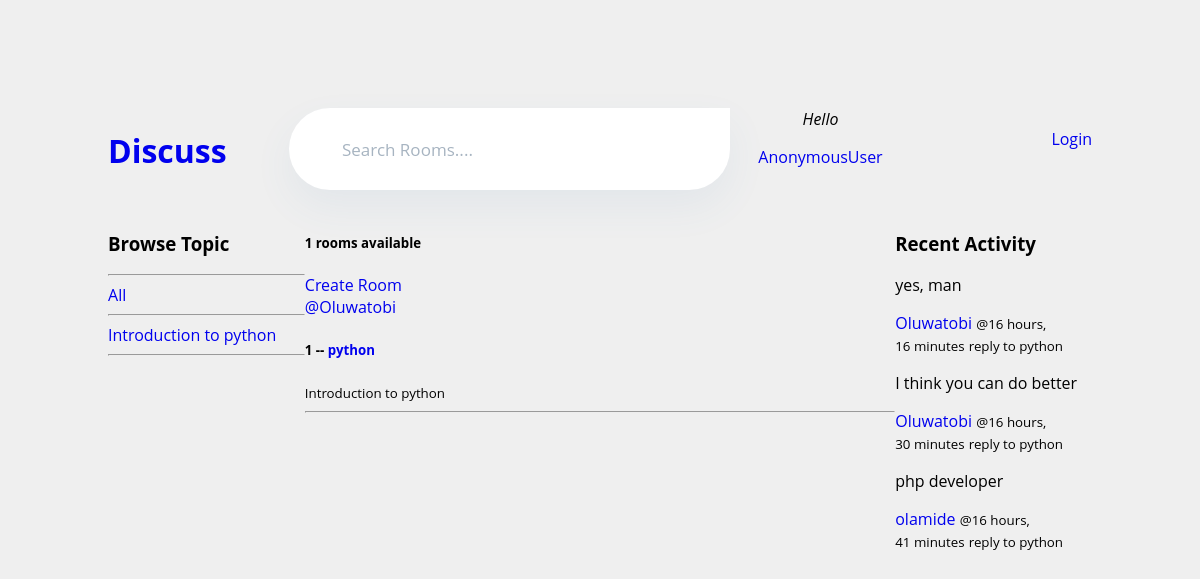
Before: / with the older database file.
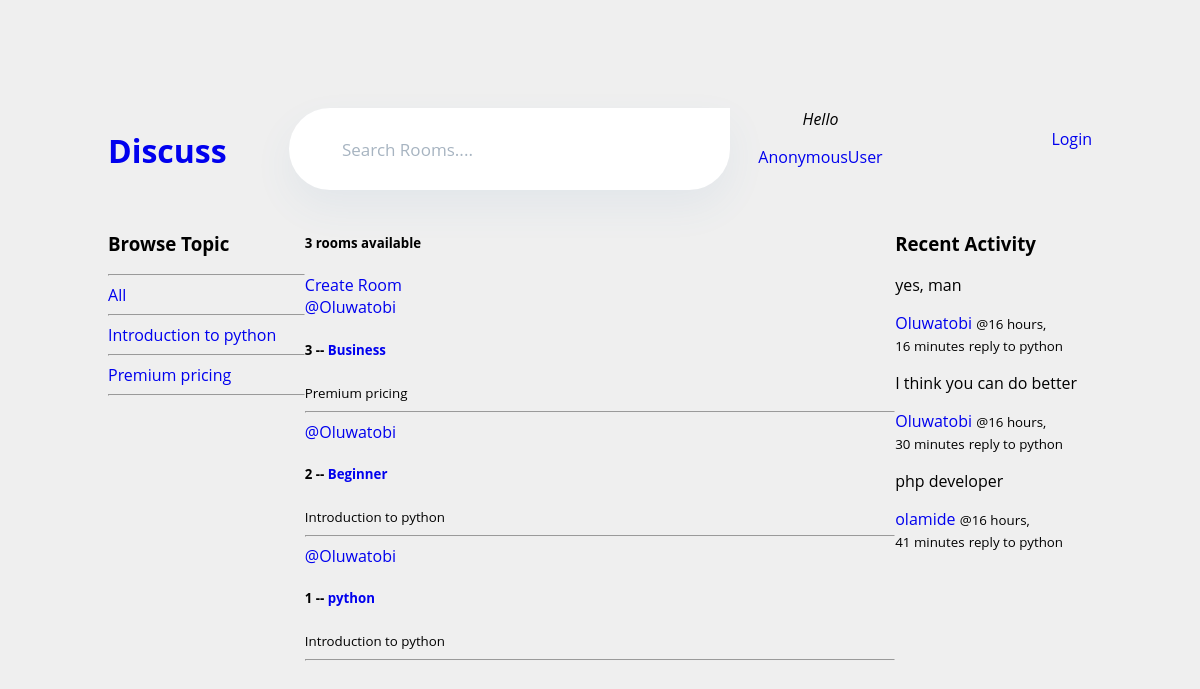
After: the same page with the newer database file.
### base/models.py (models this page shows, shortened)
class Topic(models.Model):
    name = models.CharField(max_length=200)

class Room(models.Model):
    host = models.ForeignKey(User, on_delete=models.SET_NULL, null=True)
    topic = models.ForeignKey(Topic, on_delete=models.SET_NULL, null=True)
    name = models.CharField(max_length=200)
    description = models.TextField(null=True, blank=True)
    participants = models.ManyToManyField(
        User, related_name='participants', blank=True)
    updated = models.DateTimeField(auto_now=True)
    created = models.DateTimeField(auto_now_add=True)
    class Meta:
        ordering = ['-updated', '-created']
    def __str__(self):
        return self.name

class Message(models.Model):
    user = models.ForeignKey(User, on_delete=models.CASCADE)
    room = models.ForeignKey(Room, on_delete=models.CASCADE)
    body = models.TextField()
    updated = models.DateTimeField(auto_now=True)
    created = models.DateTimeField(auto_now_add=True)
    class Meta:
        ordering = ['-updated', '-created']

### base/views.py (the view)
# urls.py: 2. Add a URL to urlpatterns:  path('', views.home, name='home')
def home(request):
    q = request.GET.get("q") if request.GET.get("q") != None else ""
    rooms = Room.objects.filter(
        Q(topic__name__icontains=q) | Q(name__icontains=q) | Q(description__icontains=q)
    )
    topics = Topic.objects.all()
    room_count = rooms.count()
    room_message = Message.objects.filter(Q(room__topic__name__icontains=q))
    context = {
        "rooms": rooms,
        "topics": topics,
        "room_count": room_count,
        "room_message": room_message,
    }
    return render(request, "base/home.html", context)

### base/templates/base/home.html (shortened to what this page needs)
{% extends 'main.html' %} {% block content %}
<div class="home-container">
  <div class="sidebar">
   {% include 'base/topics_component.html' %}
  </div>
  <div>
    <h5>{{room_count}} rooms available</h5>
    <a href="{% url 'create-room'%}"> Create Room</a>
    {% include 'base/feeds_component.html' %}
  </div>
  <div>{% include 'base/activiity.component.html'%}</div>
</div>
{% endblock content %}

### base/templates/base/topics_component.html
 <h3>Browse Topic</h3>
    <hr />
    <div>
      <a href="{% url 'home' %}"> All </a>
      <hr />
    </div>
    {% for topic in topics %}
    <div>
      <a href="{% url 'home' %}?q={{topic.name}}"> {{topic.name}} </a>
    </div>
    <hr />
    {% endfor %}

### base/templates/base/feeds_component.html (shortened to what this page needs)
<div>
  {% for room in rooms %}
  <div>
    <a href="{% url 'profile' room.host.id %}">@{{room.host.username}}</a>
    <h5>{{room.id}} -- <a href="{% url 'room' room.id %}">{{room.name}}</a></h5>
    <small>{{room.topic.name}}</small>
    <hr />
  </div>
  {% endfor %}
</div>

### base/templates/base/activiity.component.html (shortened to what this page needs)
<h3>Recent Activity</h3>
{% for message in room_message %}
<p>{{ message.body }}</p>
<a href="{% url 'profile' message.user.id  %}">{{ message.user }}</a>
<small>@{{ message.created | timesince }}</small>
<small>reply to {{ message.room }}</small>
 {% endfor %}

Changed rows visible on the page:
added Topic: name "Premium pricing"
added Room: host.username "Oluwatobi", id "3", name "Business", topic.name "Premium pricing"
added Room: host.username "Oluwatobi", id "2", name "Beginner", topic.name "Introduction to python"
Other visible differences:
{{ room_count }}: "1" → "3"
